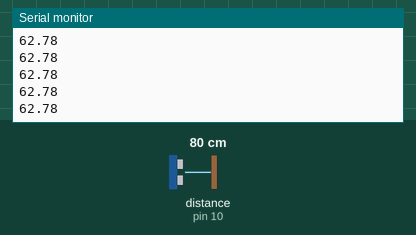
Recording of a sketch running on a simulated Arduino Uno, built with avr-gcc and run on an emulated ATmega328P. Parts: the last lines printed to the serial monitor. Wiring (inferred from the names in the program): ultrasonic range finder: trigger pin 9; echo pin 10. Inputs (shaded band) come from the test bench; at power-on: distance to the obstacle (sensor on pin 10) 80 cm. The echo pulse lasts 58.3 µs per cm.

Above: at 1.2 s.
1.3 s: distance to the obstacle (sensor on pin 10) set to 2 cm
At 1.38 s:
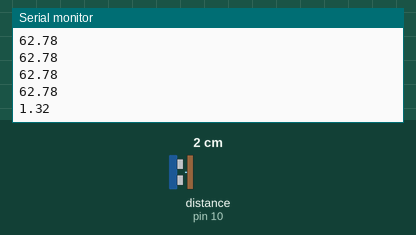
2.8 s: distance to the obstacle (sensor on pin 10) set to 4 cm
At 2.89 s:
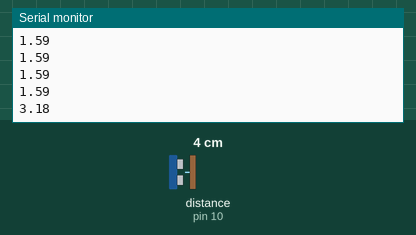
Timing chart, 0 to 5.8 s (numbered marks = the images above; inputs shaded):
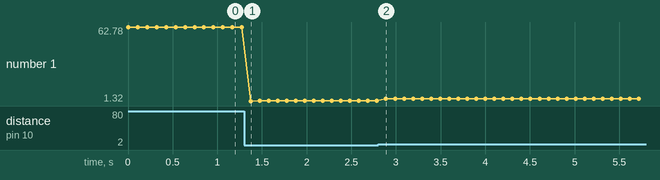

The sketch:

test_hc_sr04.ino
```cpp
/*
 *  Sketch to test the HC-SR04 sonar sensor.
 *
 */

enum pins {
  trigger = 9,
  echo = 10
};

void setup(){
    pinMode(pins::trigger, OUTPUT);
    pinMode(pins::echo, INPUT);
    Serial.begin(9600);
}

void loop(){

  // Short pulse to clean followed
  // by longer sense pulse.  The trigger
  // pulse needs to be at least 10 microseconds.
  digitalWrite(pins::trigger, LOW);
  delayMicroseconds(5);
  digitalWrite(pins::trigger, HIGH);
  delayMicroseconds(10);
  digitalWrite(pins::trigger, LOW);

  float duration = pulseIn(pins::echo, HIGH);
  Serial.println(duration / 74.0);
  delay(100);
}
```

Measured:
- after the input at 1.3 s, the serial monitor: prints a new line after 0.07 s (image 1)
- after the input at 2.8 s, the serial monitor: prints a new line after 0.09 s (image 2)
- plotted number 1: 62.78 → 1.59 after the input at 1.3 s, 1.59 → 3.18 after the input at 2.8 s
